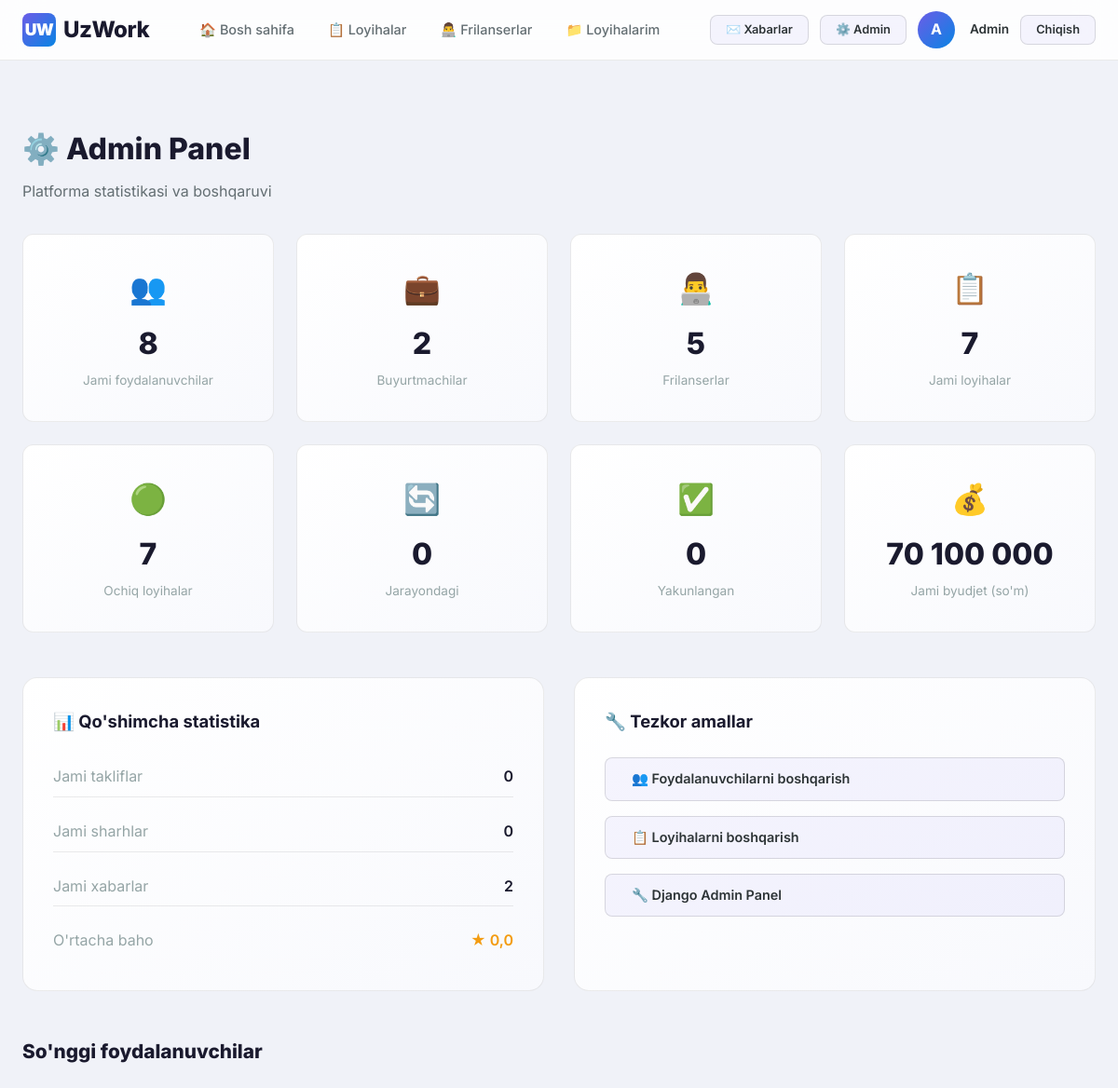
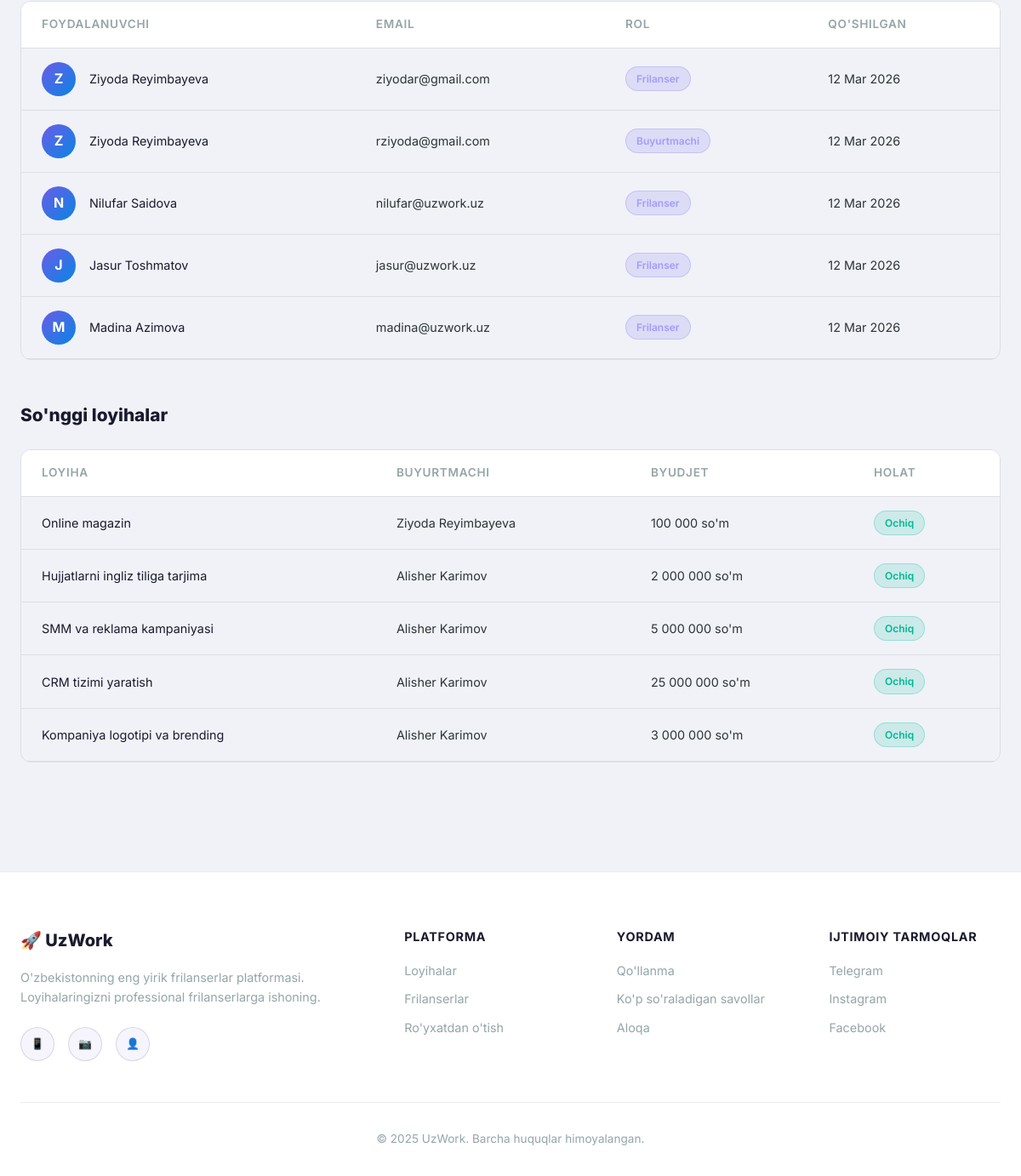
Page /dashboard/ (signed in) on the committed database (2 pictures, top to bottom).
### accounts/models.py (models this page shows, shortened)
class User(AbstractUser):
    ROLE_CHOICES = (
        ('client', 'Buyurtmachi'),
        ('freelancer', 'Frilanser'),
        ('admin', 'Administrator'),
    )
    role = models.CharField(max_length=20, choices=ROLE_CHOICES, default='client', verbose_name="Rol")
    phone = models.CharField(max_length=20, blank=True, verbose_name="Telefon raqam")
    avatar = models.ImageField(upload_to='avatars/', blank=True, null=True, verbose_name="Profil rasmi")
    bio = models.TextField(blank=True, verbose_name="O'zi haqida")
    skills = models.CharField(max_length=500, blank=True, verbose_name="Ko'nikmalar",
                              help_text="Vergul bilan ajrating: masalan, Python, Django, JavaScript")
    location = models.CharField(max_length=100, blank=True, verbose_name="Joylashuv")
    portfolio_url = models.URLField(blank=True, verbose_name="Portfolio havolasi")
    date_joined_display = models.DateTimeField(auto_now_add=True, verbose_name="Ro'yxatdan o'tgan sana")
    class Meta:
        verbose_name = "Foydalanuvchi"
        verbose_name_plural = "Foydalanuvchilar"
    @property
    def is_client(self):
        return self.role == 'client'
    @property
    def is_admin_user(self):
        return self.role == 'admin' or self.is_superuser

### projects/models.py (models this page shows, shortened)
class Project(models.Model):
    STATUS_CHOICES = (
        ('open', 'Ochiq'),
        ('in_progress', 'Jarayonda'),
        ('completed', 'Yakunlangan'),
        ('cancelled', 'Bekor qilingan'),
    )
    title = models.CharField(max_length=200, verbose_name="Loyiha nomi")
    description = models.TextField(verbose_name="Tavsif")
    client = models.ForeignKey(
        settings.AUTH_USER_MODEL, on_delete=models.CASCADE,
        related_name='client_projects', verbose_name="Buyurtmachi"
    )
    category = models.ForeignKey(
        Category, on_delete=models.SET_NULL, null=True, blank=True,
        related_name='projects', verbose_name="Kategoriya"
    )
    budget = models.DecimalField(max_digits=12, decimal_places=0, verbose_name="Byudjet (so'm)")
    deadline = models.DateField(verbose_name="Muddat")
    status = models.CharField(max_length=20, choices=STATUS_CHOICES, default='open', verbose_name="Holat")
    assigned_freelancer = models.ForeignKey(
        settings.AUTH_USER_MODEL, on_delete=models.SET_NULL,
        null=True, blank=True, related_name='assigned_projects',
        verbose_name="Tanlangan frilanser"
    )
    created_at = models.DateTimeField(auto_now_add=True, verbose_name="Yaratilgan sana")
    updated_at = models.DateTimeField(auto_now=True, verbose_name="Yangilangan sana")
    class Meta:
        verbose_name = "Loyiha"
        verbose_name_plural = "Loyihalar"
        ordering = ['-created_at']

### dashboard/views.py (the view)
    def wrapper(request, *args, **kwargs):
        if not request.user.is_authenticated or not request.user.is_admin_user:
            messages.error(request, "Sizda admin huquqlari yo'q!")
            return redirect('home')
        return view_func(request, *args, **kwargs)

### dashboard/views.py (called while the page is built)
def admin_required(view_func):
    def wrapper(request, *args, **kwargs):
        if not request.user.is_authenticated or not request.user.is_admin_user:
            messages.error(request, "Sizda admin huquqlari yo'q!")
            return redirect('home')
        return view_func(request, *args, **kwargs)
    return wrapper

### templates/dashboard/admin_dashboard.html (shortened to what this page needs)
{% extends 'base.html' %}
{% load humanize %}
{% block content %}
<div class="page-header">
    <div class="container">
        <h1>⚙️ Admin Panel</h1>
        <p>Platforma statistikasi va boshqaruvi</p>
    </div>
</div>
<div class="container" style="padding-bottom: var(--space-3xl);">
    <div class="stats-grid">
        <div class="stat-card">
            <div class="stat-icon">👥</div>
            <div class="stat-number">{{ stats.total_users }}</div>
            <div class="stat-label">Jami foydalanuvchilar</div>
        </div>
        <div class="stat-card">
            <div class="stat-icon">💼</div>
            <div class="stat-number">{{ stats.total_clients }}</div>
            <div class="stat-label">Buyurtmachilar</div>
        </div>
        <div class="stat-card">
            <div class="stat-icon">👨‍💻</div>
            <div class="stat-number">{{ stats.total_freelancers }}</div>
            <div class="stat-label">Frilanserlar</div>
        </div>
        <div class="stat-card">
            <div class="stat-icon">📋</div>
            <div class="stat-number">{{ stats.total_projects }}</div>
            <div class="stat-label">Jami loyihalar</div>
        </div>
        <div class="stat-card">
            <div class="stat-icon">🟢</div>
            <div class="stat-number">{{ stats.open_projects }}</div>
            <div class="stat-label">Ochiq loyihalar</div>
        </div>
        <div class="stat-card">
            <div class="stat-icon">🔄</div>
            <div class="stat-number">{{ stats.in_progress_projects }}</div>
            <div class="stat-label">Jarayondagi</div>
        </div>
        <div class="stat-card">
            <div class="stat-icon">✅</div>
            <div class="stat-number">{{ stats.completed_projects }}</div>
            <div class="stat-label">Yakunlangan</div>
        </div>
        <div class="stat-card">
            <div class="stat-icon">💰</div>
            <div class="stat-number">{{ stats.total_budget|intcomma }}</div>
            <div class="stat-label">Jami byudjet (so'm)</div>
        </div>
    </div>
    <div style="display:grid; grid-template-columns:1fr 1fr; gap:var(--space-xl);">
        <div class="card">
            <h3 class="card-title" style="margin-bottom:var(--space-lg);">📊 Qo'shimcha statistika</h3>
            <div style="display:flex; flex-direction:column; gap:var(--space-md);">
                <div style="display:flex; justify-content:space-between; padding:var(--space-sm) 0; border-bottom:1px solid var(--border);">
                    <span style="color:var(--text-muted);">Jami takliflar</span>
                    <span style="color:var(--text-bright); font-weight:600;">{{ stats.total_proposals }}</span>
                </div>
                <div style="display:flex; justify-content:space-between; padding:var(--space-sm) 0; border-bottom:1px solid var(--border);">
                    <span style="color:var(--text-muted);">Jami sharhlar</span>
                    <span style="color:var(--text-bright); font-weight:600;">{{ stats.total_reviews }}</span>
                </div>
                <div style="display:flex; justify-content:space-between; padding:var(--space-sm) 0; border-bottom:1px solid var(--border);">
                    <span style="color:var(--text-muted);">Jami xabarlar</span>
                    <span style="color:var(--text-bright); font-weight:600;">{{ stats.total_messages }}</span>
                </div>
                <div style="display:flex; justify-content:space-between; padding:var(--space-sm) 0;">
                    <span style="color:var(--text-muted);">O'rtacha baho</span>
                    <span style="color:var(--warning); font-weight:600;">★ {{ stats.avg_rating|floatformat:1 }}</span>
                </div>
            </div>
        </div>
        <div class="card">
            <h3 class="card-title" style="margin-bottom:var(--space-lg);">🔧 Tezkor amallar</h3>
            <div style="display:flex; flex-direction:column; gap:var(--space-md);">
                <a href="{% url 'manage_users' %}" class="btn btn-secondary" style="justify-content:flex-start;">
                    👥 Foydalanuvchilarni boshqarish
                </a>
                <a href="{% url 'manage_projects_admin' %}" class="btn btn-secondary" style="justify-content:flex-start;">
                    📋 Loyihalarni boshqarish
                </a>
                <a href="/admin/" class="btn btn-secondary" style="justify-content:flex-start;">
                    🔧 Django Admin Panel
                </a>
            </div>
        </div>
    </div>
    <h2 style="font-size:1.3rem; font-weight:800; color:var(--text-bright); margin:var(--space-2xl) 0 var(--space-lg);">
        So'nggi foydalanuvchilar
    </h2>
    <div class="table-container">
        <table>
            <thead>
                <tr>
                    <th>Foydalanuvchi</th>
                    <th>Email</th>
                    <th>Rol</th>
                    <th>Qo'shilgan</th>
                </tr>
            </thead>
            <tbody>
                {% for u in recent_users %}
                <tr>
                    <td>
                        <a href="{% url 'profile' username=u.username %}" class="d-flex align-center gap-1" style="color:var(--text-bright);">
                            {% if u.avatar %}
                                <img src="{{ u.avatar.url }}" class="avatar avatar-sm" alt="">
                            {% else %}
                                <div class="avatar-placeholder avatar-sm">{{ u.first_name|first|default:u.username|first }}</div>
                            {% endif %}
                            {{ u.get_full_name|default:u.username }}
                        </a>
                    </td>
                    <td>{{ u.email }}</td>
                    <td><span class="tag">{{ u.get_role_display }}</span></td>
                    <td>{{ u.date_joined|date:"d M Y" }}</td>
                </tr>
                {% endfor %}
            </tbody>
        </table>
    </div>
    <h2 style="font-size:1.3rem; font-weight:800; color:var(--text-bright); margin:var(--space-2xl) 0 var(--space-lg);">
        So'nggi loyihalar
    </h2>
    <div class="table-container">
        <table>
            <thead>
                <tr>
                    <th>Loyiha</th>
                    <th>Buyurtmachi</th>
                    <th>Byudjet</th>
                    <th>Holat</th>
                </tr>
            </thead>
            <tbody>
                {% for p in recent_projects %}
                <tr>
                    <td><a href="{% url 'project_detail' pk=p.pk %}" style="color:var(--text-bright);">{{ p.title }}</a></td>
                    <td>{{ p.client.get_full_name|default:p.client.username }}</td>
                    <td>{{ p.budget|intcomma }} so'm</td>
                    <td><span class="tag status-{{ p.status }}">{{ p.get_status_display }}</span></td>
                </tr>
                {% endfor %}
            </tbody>
        </table>
    </div>
</div>
{% endblock %}

### templates/base.html (shortened to what this page needs)
{% load static %}
<!DOCTYPE html>
<html lang="uz">
<head>
    <link rel="stylesheet" href="{% static 'css/style.css' %}">
</head>
<body>
    <nav class="navbar" id="navbar">
        <div class="container">
            <a href="{% url 'home' %}" class="navbar-brand">
                <div class="logo-icon">UW</div>
                UzWork
            </a>
            <ul class="navbar-nav" id="navMenu">
                <li><a href="{% url 'home' %}" {% if request.resolver_match.url_name == 'home' %}class="active"{% endif %}>🏠 Bosh sahifa</a></li>
                <li><a href="{% url 'project_list' %}" {% if request.resolver_match.url_name == 'project_list' %}class="active"{% endif %}>📋 Loyihalar</a></li>
                <li><a href="{% url 'freelancers' %}" {% if request.resolver_match.url_name == 'freelancers' %}class="active"{% endif %}>👨‍💻 Frilanserlar</a></li>
                {% if user.is_authenticated %}
                    <li><a href="{% url 'my_projects' %}" {% if request.resolver_match.url_name == 'my_projects' %}class="active"{% endif %}>📁 Loyihalarim</a></li>
                {% endif %}
            </ul>
            <div class="navbar-actions">
                {% if user.is_authenticated %}
                    <a href="{% url 'inbox' %}" class="btn btn-secondary btn-sm nav-badge" title="Xabarlar">
                        ✉️ Xabarlar
                    </a>
                    {% if user.is_admin_user %}
                    <a href="{% url 'admin_dashboard' %}" class="btn btn-secondary btn-sm">⚙️ Admin</a>
                    {% endif %}
                    <a href="{% url 'profile' username=user.username %}" class="d-flex align-center gap-1" style="color: var(--text-primary);">
                        {% if user.avatar %}
                            <img src="{{ user.avatar.url }}" class="avatar avatar-sm" alt="{{ user.username }}">
                        {% else %}
                            <div class="avatar-placeholder avatar-sm">{{ user.first_name|first|default:user.username|first }}</div>
                        {% endif %}
                        <span style="font-weight:600; font-size:0.85rem;">{{ user.first_name|default:user.username }}</span>
                    </a>
                    <a href="{% url 'logout' %}" class="btn btn-secondary btn-sm">Chiqish</a>
                {% else %}
                    <a href="{% url 'login' %}" class="btn btn-secondary btn-sm">Kirish</a>
                    <a href="{% url 'register' %}" class="btn btn-primary btn-sm">Ro'yxatdan o'tish</a>
                {% endif %}
            </div>
        </div>
    </nav>
    <main>
        {% block content %}{% endblock %}
    </main>
    <footer class="footer">
        <div class="container">
            <div class="footer-grid">
                <div>
                    <div class="footer-brand">🚀 UzWork</div>
                    <p class="footer-desc">
                        O'zbekistonning eng yirik frilanserlar platformasi.
                        Loyihalaringizni professional frilanserlarga ishoning.
                    </p>
                    <div style="display:flex; gap:var(--space-md); margin-top:var(--space-lg);">
                        <a href="#" class="btn btn-secondary btn-sm" style="border-radius:50%; width:40px; height:40px; padding:0;">📱</a>
                        <a href="#" class="btn btn-secondary btn-sm" style="border-radius:50%; width:40px; height:40px; padding:0;">📷</a>
                        <a href="#" class="btn btn-secondary btn-sm" style="border-radius:50%; width:40px; height:40px; padding:0;">👤</a>
                    </div>
                </div>
                <div>
                    <h4>Platforma</h4>
                    <ul class="footer-links">
                        <li><a href="{% url 'project_list' %}">Loyihalar</a></li>
                        <li><a href="{% url 'freelancers' %}">Frilanserlar</a></li>
                        <li><a href="{% url 'register' %}">Ro'yxatdan o'tish</a></li>
                    </ul>
                </div>
                <div>
                    <h4>Yordam</h4>
                    <ul class="footer-links">
                        <li><a href="#">Qo'llanma</a></li>
                        <li><a href="#">Ko'p so'raladigan savollar</a></li>
                        <li><a href="#">Aloqa</a></li>
                    </ul>
                </div>
                <div>
                    <h4>Ijtimoiy tarmoqlar</h4>
                    <ul class="footer-links">
                        <li><a href="#">Telegram</a></li>
                        <li><a href="#">Instagram</a></li>
                        <li><a href="#">Facebook</a></li>
                    </ul>
                </div>
            </div>
            <div class="footer-bottom">
                <p>© 2025 UzWork. Barcha huquqlar himoyalangan.</p>
            </div>
        </div>
    </footer>
</body>
</html>

### rows in the picture
User: first_name|first "A", first_name "Admin"
User: first_name|first "Z", get_full_name "Ziyoda Reyimbayeva", email "ziyodar@gmail.com", role "Frilanser", date_joined "12 Mar 2026"
User: first_name|first "Z", get_full_name "Ziyoda Reyimbayeva", email "rziyoda@gmail.com", role "Buyurtmachi", date_joined "12 Mar 2026"
User: first_name|first "N", get_full_name "Nilufar Saidova", email "nilufar@uzwork.uz", role "Frilanser", date_joined "12 Mar 2026"
User: first_name|first "J", get_full_name "Jasur Toshmatov", email "jasur@uzwork.uz", role "Frilanser", date_joined "12 Mar 2026"
User: first_name|first "M", get_full_name "Madina Azimova", email "madina@uzwork.uz", role "Frilanser", date_joined "12 Mar 2026"
Project: title "Online magazin", client.get_full_name "Ziyoda Reyimbayeva", budget "100 000", status "Ochiq"
Project: title "Hujjatlarni ingliz tiliga tarjima", client.get_full_name "Alisher Karimov", budget "2 000 000", status "Ochiq"
Project: title "SMM va reklama kampaniyasi", client.get_full_name "Alisher Karimov", budget "5 000 000", status "Ochiq"
Project: title "CRM tizimi yaratish", client.get_full_name "Alisher Karimov", budget "25 000 000", status "Ochiq"
Project: title "Kompaniya logotipi va brending", client.get_full_name "Alisher Karimov", budget "3 000 000", status "Ochiq"

### other values in the picture
{{ stats.total_users }} "8"
{{ stats.total_clients }} "2"
{{ stats.total_freelancers }} "5"
{{ stats.total_projects }} "7"
{{ stats.open_projects }} "7"
{{ stats.in_progress_projects }} "0"
{{ stats.completed_projects }} "0"
{{ stats.total_budget|intcomma }} "70 100 000"
{{ stats.total_proposals }} "0"
{{ stats.total_reviews }} "0"
{{ stats.total_messages }} "2"
{{ stats.avg_rating|floatformat:1 }} "0,0"
